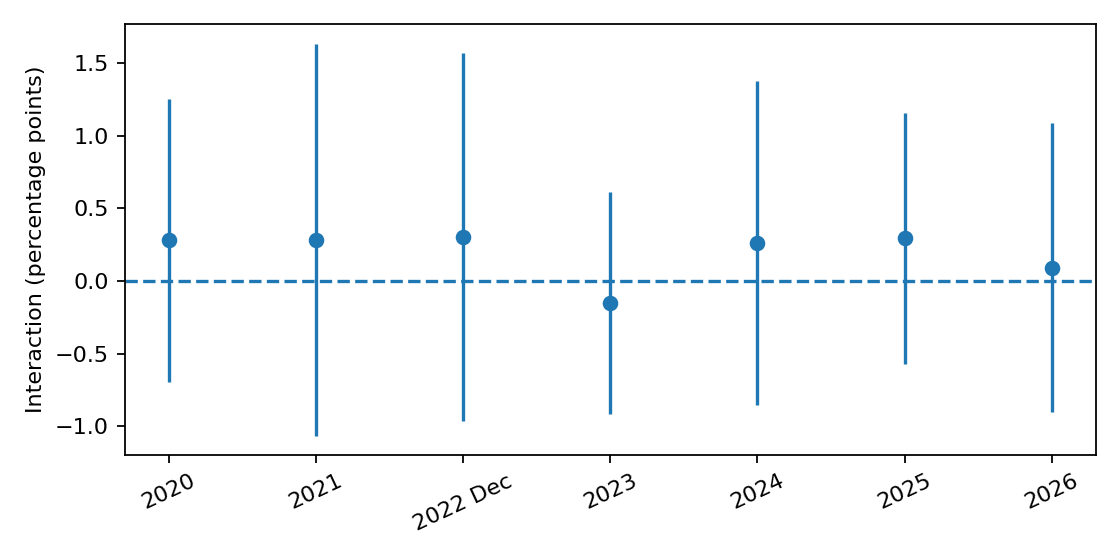

Python code for this plot:
from pathlib import Path
import pandas as pd,numpy as np,statsmodels.api as sm
import matplotlib.pyplot as plt
P=Path(__file__).parent
q=pd.read_csv(P/'panel.csv'); q['year']=pd.to_datetime(q.date).dt.year; q['bin']=np.where(q.date<'2022-12-01',q.year.astype(str),np.where(q.date<'2023-01-01','2022 Dec',q.year.astype(str))); bins=sorted(set(q.bin)-{'2022'}); X=pd.DataFrame({f'{b}:{k}':(q.bin==b)*v for b in bins for k,v in [('exposure',q.exposure),('learning',q.learning),('interaction',q.exposure*q.learning)]}); X['y']=q.share
# Alternating projections for unbalanced two-way fixed effects.
for i in range(100):
 old=X.to_numpy().copy()
 for g in [q.OCC,q.period]: X-=X.groupby(g).transform('mean')
 if np.max(np.abs(X.to_numpy()-old))<1e-10:break
m=sm.OLS(X.pop('y'),X).fit(cov_type='cluster',cov_kwds={'groups':q.OCC}); r=pd.DataFrame({'estimate':m.params,'lower':m.conf_int()[0],'upper':m.conf_int()[1],'p':m.pvalues});r=r.loc[[b+':interaction' for b in bins]];r.to_csv(P/'event.csv'); print(r)
plt.figure(figsize=(7,3.5)); plt.errorbar(bins,r.estimate,yerr=[r.estimate-r.lower,r.upper-r.estimate],fmt='o');plt.axhline(0,ls='--');plt.ylabel('Interaction (percentage points)');plt.xticks(rotation=25);plt.tight_layout();plt.savefig(P/'event.png',dpi=160)
